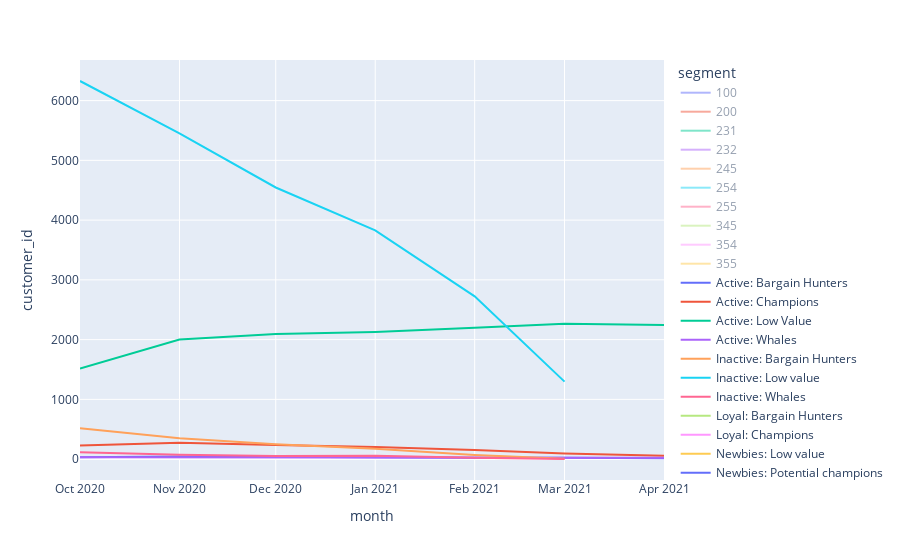

This figure's notebook cell:
### Code cell
df = segments
fig = px.line(df, x="month", y="customer_id", color='segment')
fig.show()

### Figure 1 — Plotly figure (JSON) as saved in the notebook; plotly's stock layout.template omitted (floating-point values rounded to 4 significant figures)
{"data": [{"hovertemplate": "segment=100<br>month=%{x}<br>customer_id=%{y}<extra></extra>", "legendgroup": "100", "line": {"color": "#636efa", "dash": "solid"}, "mode": "lines", "name": "100", "orientation": "v", "showlegend": true, "type": "scatter", "visible": "legendonly", "x": ["2020-10-01", "2020-11-01", "2020-12-01", "2021-01-01", "2021-02-01", "2021-03-01", "2021-04-01"], "xaxis": "x", "y": [3607, 3578, 3578, 3578, 3578, 3578, 3571], "yaxis": "y"}, {"hovertemplate": "segment=200<br>month=%{x}<br>customer_id=%{y}<extra></extra>", "legendgroup": "200", "line": {"color": "#EF553B", "dash": "solid"}, "mode": "lines", "name": "200", "orientation": "v", "showlegend": true, "type": "scatter", "visible": "legendonly", "x": ["2020-10-01", "2020-11-01", "2020-12-01", "2021-01-01", "2021-02-01", "2021-03-01", "2021-04-01"], "xaxis": "x", "y": [896, 1814, 2837, 3657, 4908, 6445, 7722], "yaxis": "y"}, {"hovertemplate": "segment=231<br>month=%{x}<br>customer_id=%{y}<extra></extra>", "legendgroup": "231", "line": {"color": "#00cc96", "dash": "solid"}, "mode": "lines", "name": "231", "orientation": "v", "showlegend": true, "type": "scatter", "visible": "legendonly", "x": ["2020-10-01"], "xaxis": "x", "y": [1], "yaxis": "y"}, {"hovertemplate": "segment=232<br>month=%{x}<br>customer_id=%{y}<extra></extra>", "legendgroup": "232", "line": {"color": "#ab63fa", "dash": "solid"}, "mode": "lines", "name": "232", "orientation": "v", "showlegend": true, "type": "scatter", "visible": "legendonly", "x": ["2020-10-01", "2020-11-01", "2020-12-01", "2021-01-01", "2021-02-01", "2021-03-01"], "xaxis": "x", "y": [92, 87, 70, 41, 33, 6], "yaxis": "y"}, {"hovertemplate": "segment=245<br>month=%{x}<br>customer_id=%{y}<extra></extra>", "legendgroup": "245", "line": {"color": "#FFA15A", "dash": "solid"}, "mode": "lines", "name": "245", "orientation": "v", "showlegend": true, "type": "scatter", "visible": "legendonly", "x": ["2020-10-01", "2020-11-01", "2021-02-01"], "xaxis": "x", "y": [5, 3, 1], "yaxis": "y"}, {"hovertemplate": "segment=254<br>month=%{x}<br>customer_id=%{y}<extra></extra>", "legendgroup": "254", "line": {"color": "#19d3f3", "dash": "solid"}, "mode": "lines", "name": "254", "orientation": "v", "showlegend": true, "type": "scatter", "visible": "legendonly", "x": ["2020-10-01"], "xaxis": "x", "y": [1], "yaxis": "y"}, {"hovertemplate": "segment=255<br>month=%{x}<br>customer_id=%{y}<extra></extra>", "legendgroup": "255", "line": {"color": "#FF6692", "dash": "solid"}, "mode": "lines", "name": "255", "orientation": "v", "showlegend": true, "type": "scatter", "visible": "legendonly", "x": ["2020-10-01", "2020-11-01", "2020-12-01", "2021-01-01"], "xaxis": "x", "y": [3, 1, 1, 1], "yaxis": "y"}, {"hovertemplate": "segment=345<br>month=%{x}<br>customer_id=%{y}<extra></extra>", "legendgroup": "345", "line": {"color": "#B6E880", "dash": "solid"}, "mode": "lines", "name": "345", "orientation": "v", "showlegend": true, "type": "scatter", "visible": "legendonly", "x": ["2020-10-01", "2020-11-01", "2020-12-01", "2021-01-01", "2021-02-01"], "xaxis": "x", "y": [6, 4, 3, 3, 1], "yaxis": "y"}, {"hovertemplate": "segment=354<br>month=%{x}<br>customer_id=%{y}<extra></extra>", "legendgroup": "354", "line": {"color": "#FF97FF", "dash": "solid"}, "mode": "lines", "name": "354", "orientation": "v", "showlegend": true, "type": "scatter", "visible": "legendonly", "x": ["2020-10-01"], "xaxis": "x", "y": [1], "yaxis": "y"}, {"hovertemplate": "segment=355<br>month=%{x}<br>customer_id=%{y}<extra></extra>", "legendgroup": "355", "line": {"color": "#FECB52", "dash": "solid"}, "mode": "lines", "name": "355", "orientation": "v", "showlegend": true, "type": "scatter", "visible": "legendonly", "x": ["2020-10-01", "2020-11-01", "2020-12-01"], "xaxis": "x", "y": [1, 1, 1], "yaxis": "y"}, {"hovertemplate": "segment=Active: Bargain Hunters<br>month=%{x}<br>customer_id=%{y}<extra></extra>", "legendgroup": "Active: Bargain Hunters", "line": {"color": "#636efa", "dash": "solid"}, "mode": "lines", "name": "Active: Bargain Hunters", "orientation": "v", "showlegend": true, "type": "scatter", "x": ["2020-10-01", "2020-11-01", "2020-12-01", "2021-01-01", "2021-02-01", "2021-03-01", "2021-04-01"], "xaxis": "x", "y": [31, 43, 39, 38, 25, 23, 16], "yaxis": "y"}, {"hovertemplate": "segment=Active: Champions<br>month=%{x}<br>customer_id=%{y}<extra></extra>", "legendgroup": "Active: Champions", "line": {"color": "#EF553B", "dash": "solid"}, "mode": "lines", "name": "Active: Champions", "orientation": "v", "showlegend": true, "type": "scatter", "x": ["2020-10-01", "2020-11-01", "2020-12-01", "2021-01-01", "2021-02-01", "2021-03-01", "2021-04-01"], "xaxis": "x", "y": [229, 272, 236, 204, 152, 92, 58], "yaxis": "y"}, {"hovertemplate": "segment=Active: Low Value<br>month=%{x}<br>customer_id=%{y}<extra></extra>", "legendgroup": "Active: Low Value", "line": {"color": "#00cc96", "dash": "solid"}, "mode": "lines", "name": "Active: Low Value", "orientation": "v", "showlegend": true, "type": "scatter", "x": ["2020-10-01", "2020-11-01", "2020-12-01", "2021-01-01", "2021-02-01", "2021-03-01", "2021-04-01"], "xaxis": "x", "y": [1516, 2003, 2092, 2127, 2198, 2264, 2243], "yaxis": "y"}, {"hovertemplate": "segment=Active: Whales<br>month=%{x}<br>customer_id=%{y}<extra></extra>", "legendgroup": "Active: Whales", "line": {"color": "#ab63fa", "dash": "solid"}, "mode": "lines", "name": "Active: Whales", "orientation": "v", "showlegend": true, "type": "scatter", "visible": true, "x": ["2020-10-01", "2020-11-01", "2020-12-01", "2021-01-01", "2021-02-01", "2021-03-01", "2021-04-01"], "xaxis": "x", "y": [30, 31, 33, 32, 28, 25, 21], "yaxis": "y"}, {"hovertemplate": "segment=Inactive: Bargain Hunters<br>month=%{x}<br>customer_id=%{y}<extra></extra>", "legendgroup": "Inactive: Bargain Hunters", "line": {"color": "#FFA15A", "dash": "solid"}, "mode": "lines", "name": "Inactive: Bargain Hunters", "orientation": "v", "showlegend": true, "type": "scatter", "x": ["2020-10-01", "2020-11-01", "2020-12-01", "2021-01-01", "2021-02-01", "2021-03-01"], "xaxis": "x", "y": [518, 351, 250, 173, 69, 5], "yaxis": "y"}, {"hovertemplate": "segment=Inactive: Low value<br>month=%{x}<br>customer_id=%{y}<extra></extra>", "legendgroup": "Inactive: Low value", "line": {"color": "#19d3f3", "dash": "solid"}, "mode": "lines", "name": "Inactive: Low value", "orientation": "v", "showlegend": true, "type": "scatter", "x": ["2020-10-01", "2020-11-01", "2020-12-01", "2021-01-01", "2021-02-01", "2021-03-01"], "xaxis": "x", "y": [6328, 5450, 4546, 3829, 2724, 1297], "yaxis": "y"}, {"hovertemplate": "segment=Inactive: Whales<br>month=%{x}<br>customer_id=%{y}<extra></extra>", "legendgroup": "Inactive: Whales", "line": {"color": "#FF6692", "dash": "solid"}, "mode": "lines", "name": "Inactive: Whales", "orientation": "v", "showlegend": true, "type": "scatter", "x": ["2020-10-01", "2020-11-01", "2020-12-01", "2021-01-01", "2021-02-01", "2021-03-01"], "xaxis": "x", "y": [114, 75, 53, 56, 22, 4], "yaxis": "y"}, {"hovertemplate": "segment=Loyal: Bargain Hunters<br>month=%{x}<br>customer_id=%{y}<extra></extra>", "legendgroup": "Loyal: Bargain Hunters", "line": {"color": "#B6E880", "dash": "solid"}, "mode": "lines", "name": "Loyal: Bargain Hunters", "orientation": "v", "showlegend": true, "type": "scatter", "x": ["2021-04-01"], "xaxis": "x", "y": [3], "yaxis": "y"}, {"hovertemplate": "segment=Loyal: Champions<br>month=%{x}<br>customer_id=%{y}<extra></extra>", "legendgroup": "Loyal: Champions", "line": {"color": "#FF97FF", "dash": "solid"}, "mode": "lines", "name": "Loyal: Champions", "orientation": "v", "showlegend": true, "type": "scatter", "x": ["2021-04-01"], "xaxis": "x", "y": [16], "yaxis": "y"}, {"hovertemplate": "segment=Newbies: Low value<br>month=%{x}<br>customer_id=%{y}<extra></extra>", "legendgroup": "Newbies: Low value", "line": {"color": "#FECB52", "dash": "solid"}, "mode": "lines", "name": "Newbies: Low value", "orientation": "v", "showlegend": true, "type": "scatter", "x": ["2021-04-01"], "xaxis": "x", "y": [169], "yaxis": "y"}, {"hovertemplate": "segment=Newbies: Potential champions<br>month=%{x}<br>customer_id=%{y}<extra></extra>", "legendgroup": "Newbies: Potential champions", "line": {"color": "#636efa", "dash": "solid"}, "mode": "lines", "name": "Newbies: Potential champions", "orientation": "v", "showlegend": true, "type": "scatter", "visible": true, "x": ["2021-04-01"], "xaxis": "x", "y": [2], "yaxis": "y"}], "layout": {"autosize": true, "dragmode": "pan", "legend": {"title": {"text": "segment"}, "tracegroupgap": 0}, "margin": {"t": 60}, "xaxis": {"anchor": "y", "autorange": false, "domain": [0, 1], "range": ["2020-10-01", "2021-04-01"], "showspikes": false, "title": {"text": "month"}, "type": "date"}, "yaxis": {"anchor": "x", "autorange": false, "domain": [0, 1], "range": [-349.4, 6679.0], "showspikes": false, "title": {"text": "customer_id"}, "type": "linear"}}}
